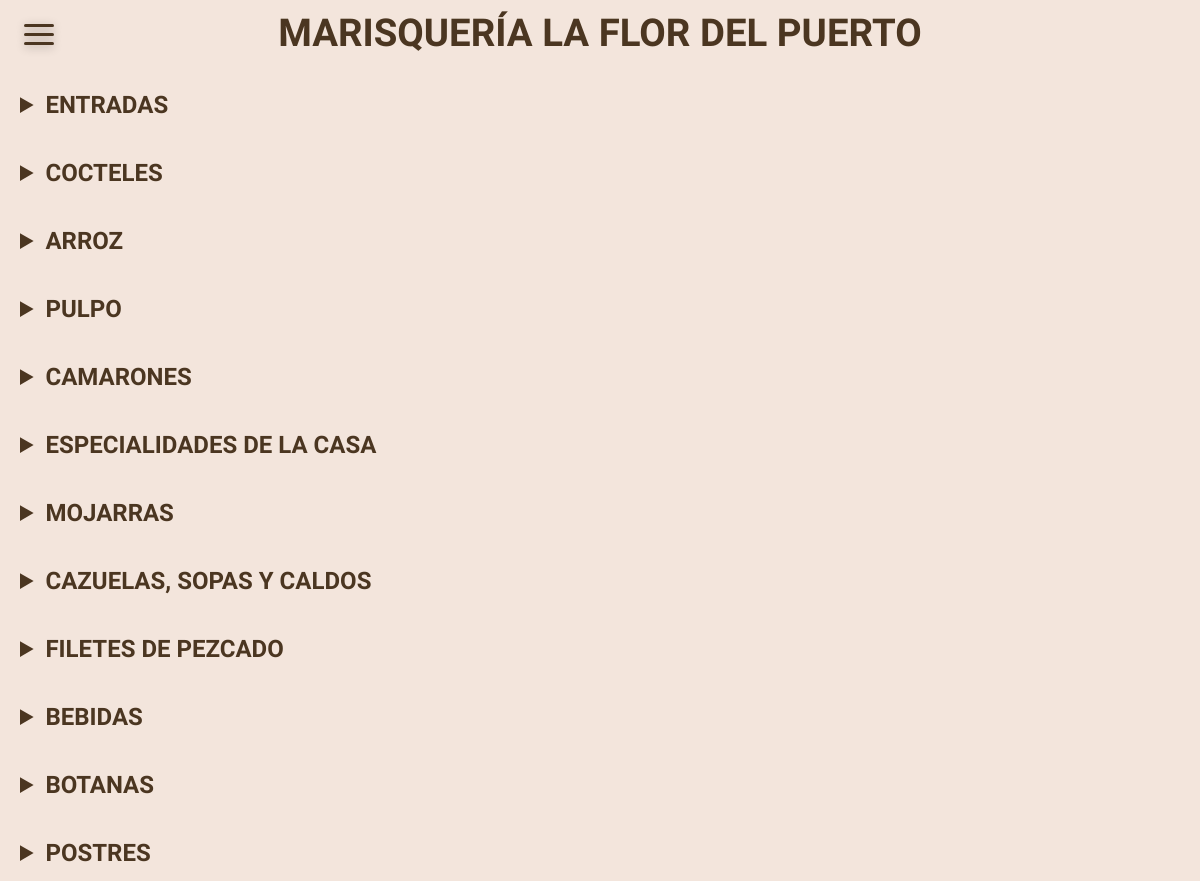
/ (signed in), run on the app's committed database.
### models.py (models this page shows)
class Category(db.Model):
    id = db.Column(db.Integer, primary_key=True)
    name = db.Column(db.String(80), nullable=False)
    products = db.relationship('Product', backref='category', lazy=True)

### app.py (the view)
        def wrapped(*args, **kwargs):
            if 'username' not in session:
                return redirect(url_for('login'))
            if session.get('tipo_usuario') not in allowed_roles:
                abort(403)
            return f(*args, **kwargs)

### app.py (called while the page is built, shortened)
def csrf_token():
    if '_csrf_token' not in session:
        session['_csrf_token'] = secrets.token_urlsafe(32)
    return session['_csrf_token']

@app.template_filter('ordenar_tamanos')
def ordenar_tamanos(variantes):
    orden = {'chico': 0, 'chica': 0, 'mediano': 1, 'mediana': 1, 'grande': 2}
    return sorted(variantes, key=lambda variante: orden.get(variante.size.strip().casefold(), 3))

def usuario_actual():
    usuario = Users.query.filter_by(username=session.get('username'), activo=True).populate_existing().first()
    if not usuario or session.get('version_sesion', 0) != usuario.version_sesion:
        return None
    return usuario

@app.after_request
def cabeceras_seguridad(respuesta):
    respuesta.headers['X-Content-Type-Options'] = 'nosniff'
    respuesta.headers['X-Frame-Options'] = 'DENY'
    respuesta.headers['Referrer-Policy'] = 'same-origin'
    if request.endpoint != 'static':
        respuesta.headers['Cache-Control'] = 'no-store'
    return respuesta

def role_required(*allowed_roles):
    def decorator(f):
        def wrapped(*args, **kwargs):
            if 'username' not in session:
                return redirect(url_for('login'))
            if session.get('tipo_usuario') not in allowed_roles:
                abort(403)
            return f(*args, **kwargs)
        wrapped.__name__ = f.__name__
        wrapped.allowed_roles = allowed_roles
        return wrapped
    return decorator

@app.route('/')
@role_required('admin', 'user', 'cajero')
def index():
    from datetime import date
    rol = session.get('tipo_usuario')
    products = Product.query.all()
    categorias = Category.query.all()
    cat = defaultdict(list)
    for product in products:
        cat[product.category.name].append(product)
    pedidos = Pedidos.query.all()
    caja_abierta = False
    monto_inicial = 0
    if rol == 'admin':
        return render_template('index.html', cat=cat, categoriaslist=categorias, caja_abierta=caja_abierta, monto_inicial=monto_inicial)
    elif rol == 'user':
        pedidos_mesa = Pedidos.query.filter_by(usuario_id=session['username'], estado='ABIERTA').all()
        return render_template('index_user.html', cat=cat, categoriaslist=categorias, pedidos_mesa=pedidos_mesa)
    else:
        return redirect(url_for('login'))

### templates/index_user.html (shortened to what this page needs)
{% extends 'base.html' %}
{% block content %}
<div class="categorias">
    {% for categoria, productos in cat.items() %}
    <details onclick="toggleCategoria(this.dataset.categoria)" data-categoria="categoria-{{ loop.index }}" style="cursor:pointer;">
        <summary>{{ categoria }}</summary>
    </details>
    {% endfor %}
</div>
{% endblock %}

### static/css/base.css (style rules this page uses)
* { margin: 0; padding: 0; box-sizing: border-box; }
html { scroll-behavior: smooth; }
body { --bg-color: #4b3621; --text-color: #fff; background-color: #f3e5dc; font-family: 'Montserrat', sans-serif; color: #4b3621; display: block; }
.categorias { width: 100%; padding: 0 20px; }
details > summary { text-transform: uppercase; font-size: clamp(0.8rem, 5vw, 1.5rem); font-weight: bold; line-height: 32px; padding-top: 24px; padding-bottom: 12px; }
@media (min-width: 960px) { details { width: 100%; } }

### data on the page
Category: name "ENTRADAS"
Category: name "COCTELES"
Category: name "ARROZ"
Category: name "PULPO"
Category: name "CAMARONES"
Category: name "ESPECIALIDADES DE LA CASA"
Category: name "MOJARRAS"
Category: name "CAZUELAS, SOPAS Y CALDOS"
Category: name "FILETES DE PEZCADO"
Category: name "BEBIDAS"
Category: name "BOTANAS"
Category: name "POSTRES"
